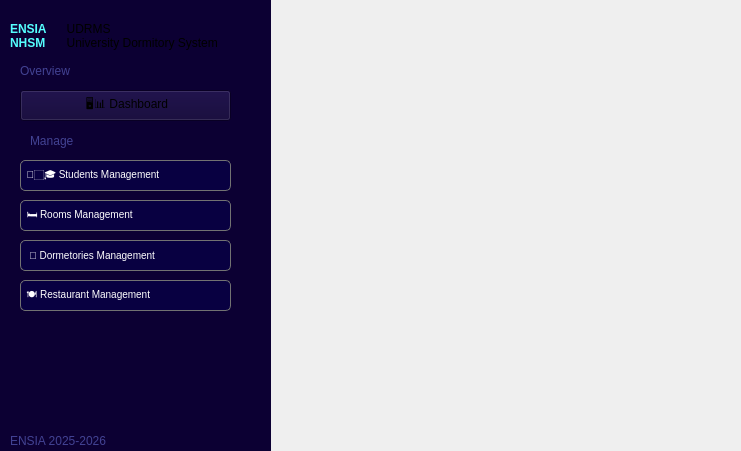
<?xml version="1.0" encoding="UTF-8"?>
<ui version="4.0">
 <class>SideBar</class>
 <widget class="QWidget" name="SideBar">
  <property name="geometry">
   <rect>
    <x>0</x>
    <y>0</y>
    <width>741</width>
    <height>451</height>
   </rect>
  </property>
  <property name="windowTitle">
   <string>Form</string>
  </property>
  <widget class="QWidget" name="widget_2" native="true">
   <property name="geometry">
    <rect>
     <x>0</x>
     <y>-30</y>
     <width>271</width>
     <height>491</height>
    </rect>
   </property>
   <property name="styleSheet">
    <string notr="true">background-color:rgb(12, 0, 51);</string>
   </property>
   <widget class="QLabel" name="label_4">
    <property name="geometry">
     <rect>
      <x>60</x>
      <y>30</y>
      <width>251</width>
      <height>71</height>
     </rect>
    </property>
    <property name="styleSheet">
     <string notr="true">font: 800 7pt &quot;Segoe UI&quot;;
</string>
    </property>
    <property name="text">
     <string>  UDRMS
  University Dormitory System</string>
    </property>
   </widget>
   <widget class="QLabel" name="label_5">
    <property name="geometry">
     <rect>
      <x>10</x>
      <y>45</y>
      <width>51</width>
      <height>41</height>
     </rect>
    </property>
    <property name="styleSheet">
     <string notr="true">font: 9pt &quot;Terminal&quot;;

color: rgb(85, 255, 255);
font-weight: bold ;
</string>
    </property>
    <property name="text">
     <string>ENSIA 
NHSM</string>
    </property>
   </widget>
   <widget class="QLabel" name="label_11">
    <property name="geometry">
     <rect>
      <x>20</x>
      <y>90</y>
      <width>311</width>
      <height>21</height>
     </rect>
    </property>
    <property name="styleSheet">
     <string notr="true">font: italic 500 11pt &quot;Segoe UI&quot;;

color: rgb(66, 66, 147);</string>
    </property>
    <property name="text">
     <string>Overview </string>
    </property>
   </widget>
   <widget class="QPushButton" name="pushButton_dashboard">
    <property name="geometry">
     <rect>
      <x>20</x>
      <y>120</y>
      <width>211</width>
      <height>31</height>
     </rect>
    </property>
    <property name="styleSheet">
     <string notr="true">QPushButton {
    background-color: rgb(8, 0, 65);
    border-radius: 5px;
	border: 1px solid rgb(114, 114, 114);
    color: white;
	text-align: left ;
    font-size: 10px;
	font: 700 &quot;Segoe UI&quot;;
}

QPushButton:hover {
    background-color: rgb(45, 0, 112);
}

QPushButton:pressed {
    background-color: rgb(45, 0, 112);
}QPushButton {
    background-color: rgb(8, 0, 65);
    border-radius: 5px;
	border: 1px solid rgb(114, 114, 114);
    color: white;
	text-align: left ;
    font-size: 10px;
	font: 700 &quot;Segoe UI&quot;;
}

QPushButton:hover {
    background-color: #rgb(45, 0, 112);
}

QPushButton:pressed {
    background-color: #rgbQPushButton {
    background-color: rgb(8, 0, 65);
    border-radius: 5px;
	border: 1px solid rgb(114, 114, 114);
    color: white;
	text-align: left ;
    font-size: 10px;
	font: 700 &quot;Segoe UI&quot;;
}

QPushButton:hover {
    background-color: #rgb(45, 0, 112);
}

QPushButton:pressed {
    background-color: #rgb(45, 0, 112);
}(45, 0, 112);
}</string>
    </property>
    <property name="text">
     <string>  🖥️📊 Dashboard </string>
    </property>
   </widget>
   <widget class="QPushButton" name="pushButton_students">
    <property name="geometry">
     <rect>
      <x>20</x>
      <y>190</y>
      <width>211</width>
      <height>31</height>
     </rect>
    </property>
    <property name="styleSheet">
     <string notr="true">QPushButton {
    background-color: rgb(8, 0, 65);
    border-radius: 5px;
	border: 1px solid rgb(114, 114, 114);
    color: white;
	text-align: left ;
    font-size: 10px;
	font: 700 &quot;Segoe UI&quot;;
}

QPushButton:hover {
    background-color: rgb(45, 0, 112);
}

QPushButton:pressed {
    background-color: rgb(45, 0, 112);
}</string>
    </property>
    <property name="text">
     <string>  🧑🏻‍🎓 Students Management</string>
    </property>
   </widget>
   <widget class="QLabel" name="label_12">
    <property name="geometry">
     <rect>
      <x>30</x>
      <y>160</y>
      <width>311</width>
      <height>21</height>
     </rect>
    </property>
    <property name="styleSheet">
     <string notr="true">font: italic 500 11pt &quot;Segoe UI&quot;;

color: rgb(66, 66, 147);</string>
    </property>
    <property name="text">
     <string>Manage</string>
    </property>
   </widget>
   <widget class="QPushButton" name="pushButton_rooms">
    <property name="geometry">
     <rect>
      <x>20</x>
      <y>230</y>
      <width>211</width>
      <height>31</height>
     </rect>
    </property>
    <property name="styleSheet">
     <string notr="true">QPushButton {
    background-color: rgb(8, 0, 65);
    border-radius: 5px;
	border: 1px solid rgb(114, 114, 114);
    color: white;
	text-align: left ;
    font-size: 10px;
	font: 700 &quot;Segoe UI&quot;;
}

QPushButton:hover {
    background-color: rgb(45, 0, 112);
}

QPushButton:pressed {
    background-color: rgb(45, 0, 112);
}</string>
    </property>
    <property name="text">
     <string>  🛏️ Rooms Management</string>
    </property>
   </widget>
   <widget class="QPushButton" name="pushButton_dormitory">
    <property name="geometry">
     <rect>
      <x>20</x>
      <y>270</y>
      <width>211</width>
      <height>31</height>
     </rect>
    </property>
    <property name="styleSheet">
     <string notr="true">QPushButton {
    background-color: rgb(8, 0, 65);
    border-radius: 5px;
	border: 1px solid rgb(114, 114, 114);
    color: white;
	text-align: left ;
    font-size: 10px;
	font: 700 &quot;Segoe UI&quot;;
}

QPushButton:hover {
    background-color: rgb(45, 0, 112);
}

QPushButton:pressed {
    background-color: rgb(45, 0, 112);
}</string>
    </property>
    <property name="text">
     <string>   🏨 Dormetories Management </string>
    </property>
   </widget>
   <widget class="QPushButton" name="pushButton_restaurant">
    <property name="geometry">
     <rect>
      <x>20</x>
      <y>310</y>
      <width>211</width>
      <height>31</height>
     </rect>
    </property>
    <property name="styleSheet">
     <string notr="true">QPushButton {
    background-color: rgb(8, 0, 65);
    border-radius: 5px;
	border: 1px solid rgb(114, 114, 114);
    color: white;
	text-align: left ;
    font-size: 10px;
	font: 700 &quot;Segoe UI&quot;;
}

QPushButton:hover {
    background-color: rgb(45, 0, 112);
}

QPushButton:pressed {
    background-color: rgb(45, 0, 112);
}</string>
    </property>
    <property name="text">
     <string>  🍽️ Restaurant Management </string>
    </property>
   </widget>
   <widget class="QLabel" name="label_13">
    <property name="geometry">
     <rect>
      <x>10</x>
      <y>460</y>
      <width>311</width>
      <height>21</height>
     </rect>
    </property>
    <property name="styleSheet">
     <string notr="true">font: italic 500 11pt &quot;Segoe UI&quot;;

color: rgb(66, 66, 147);</string>
    </property>
    <property name="text">
     <string>ENSIA 2025-2026</string>
    </property>
   </widget>
   <zorder>label_4</zorder>
   <zorder>label_5</zorder>
   <zorder>label_11</zorder>
   <zorder>pushButton_dashboard</zorder>
   <zorder>pushButton_students</zorder>
   <zorder>label_12</zorder>
   <zorder>pushButton_rooms</zorder>
   <zorder>pushButton_dormitory</zorder>
   <zorder>label_13</zorder>
   <zorder>pushButton_restaurant</zorder>
  </widget>
 </widget>
 <resources/>
 <connections/>
</ui>
